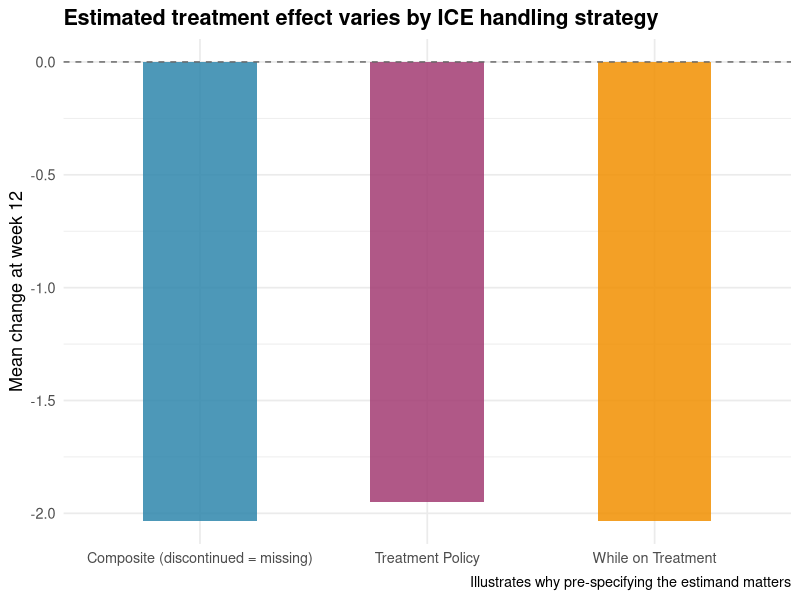

This chart was generated by the following R code:
## ---- chunk 1
#| label: setup
library(dplyr)
library(ggplot2)
library(knitr)
## ---- chunk 2
#| label: analysis-sets

set.seed(42)
n <- 200

patients <- tibble(
  id = 1:n,
  randomized         = TRUE,
  received_treatment = sample(c(TRUE, FALSE), n, replace = TRUE, prob = c(0.97, 0.03)),
  protocol_deviated  = sample(c(TRUE, FALSE), n, replace = TRUE, prob = c(0.15, 0.85)),
  baseline_measured  = sample(c(TRUE, FALSE), n, replace = TRUE, prob = c(0.98, 0.02))
) |>
  mutate(
    in_FAS    = randomized & received_treatment,
    in_mITT   = in_FAS & baseline_measured,
    in_PP     = in_FAS & !protocol_deviated & baseline_measured,
    in_safety = received_treatment
  )

patients |>
  summarise(
    FAS    = sum(in_FAS),
    mITT   = sum(in_mITT),
    PP     = sum(in_PP),
    Safety = sum(in_safety)
  ) |>
  kable(caption = "Patient counts by analysis population (simulated)")
## ---- chunk 3
#| label: ice-simulation

set.seed(123)
n_patients <- 100

trial_data <- tibble(
  id           = 1:n_patients,
  arm          = rep(c("Treatment", "Placebo"), each = n_patients / 2),
  week_12      = rnorm(n_patients,
                       mean = ifelse(rep(c("Treatment", "Placebo"), each = 50) == "Treatment", -2, -0.5),
                       sd = 1.5),
  discontinued = sample(c(TRUE, FALSE), n_patients, replace = TRUE, prob = c(0.2, 0.8))
)

composite_data <- trial_data |>
  mutate(week_12_composite = ifelse(discontinued, NA_real_, week_12))

results <- tibble(
  Strategy = c("Treatment Policy", "While on Treatment", "Composite (discontinued = missing)"),
  N = c(
    sum(trial_data$arm == "Treatment"),
    sum(trial_data$arm == "Treatment" & !trial_data$discontinued),
    sum(trial_data$arm == "Treatment")
  ),
  Mean_change = c(
    mean(trial_data$week_12[trial_data$arm == "Treatment"]),
    mean(trial_data$week_12[trial_data$arm == "Treatment" & !trial_data$discontinued]),
    mean(composite_data$week_12_composite[composite_data$arm == "Treatment"], na.rm = TRUE)
  )
)

kable(results, digits = 3,
      caption = "Mean week-12 change by ICE handling strategy (treatment arm)")
## ---- chunk 4
#| label: ice-plot
#| fig-cap: "Same data, different estimand — different estimate"
#| fig-width: 7
#| fig-height: 4

ggplot(results, aes(x = Strategy, y = Mean_change, fill = Strategy)) +
  geom_col(width = 0.5, alpha = 0.85) +
  geom_hline(yintercept = 0, linetype = "dashed", color = "gray40") +
  scale_fill_manual(values = c("#2E86AB", "#A23B72", "#F18F01")) +
  labs(
    title = "Estimated treatment effect varies by ICE handling strategy",
    x = NULL,
    y = "Mean change at week 12",
    caption = "Illustrates why pre-specifying the estimand matters"
  ) +
  theme_minimal(base_size = 13) +
  theme(legend.position = "none",
        plot.title = element_text(face = "bold"))
